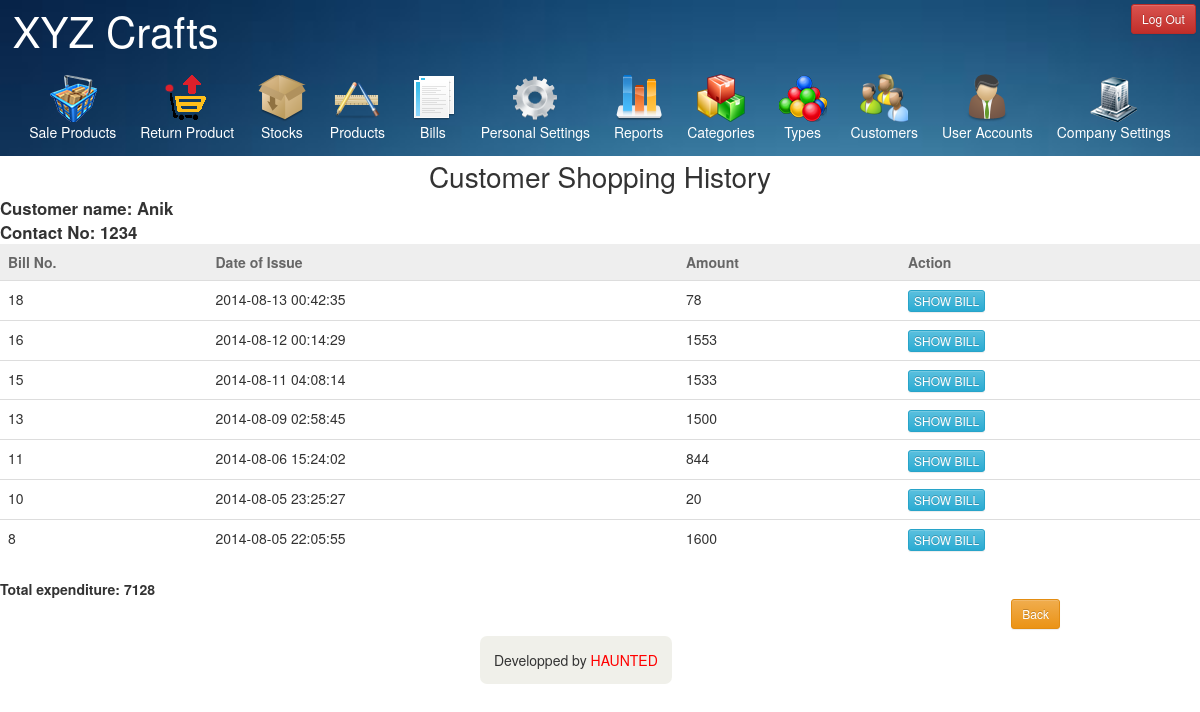
The app's page /showCustomer.php?x=7 (signed in) with its own data.
### tables this page shows
CREATE TABLE IF NOT EXISTS `company` (
  `company_id` int(11) NOT NULL AUTO_INCREMENT,
  `company_name` varchar(50) NOT NULL,
  `company_logo` varchar(100) DEFAULT NULL,
  PRIMARY KEY (`company_id`)
);

CREATE TABLE IF NOT EXISTS `customers` (
  `customer_id` int(11) NOT NULL AUTO_INCREMENT,
  `customer_name` varchar(50) NOT NULL,
  `customer_contact` varchar(15) NOT NULL,
  PRIMARY KEY (`customer_id`)
);

CREATE TABLE IF NOT EXISTS `invoices` (
  `invoice_id` int(11) NOT NULL AUTO_INCREMENT,
  `selling_date` datetime NOT NULL,
  `customer_id` int(11) NOT NULL,
  `employee_no` varchar(15) DEFAULT NULL,
  `amount` double NOT NULL,
  `discount` double NOT NULL,
  `vat` double NOT NULL,
  `cash_given` double NOT NULL,
  `cash_back` double NOT NULL,
  PRIMARY KEY (`invoice_id`)
);

### showCustomer.php (the view, shortened to what this page needs)
<?php
	require 'mask.php';
	if(isset($_GET['x'])){
		$customerId=$_GET['x'];
		$sql="SELECT customer_name,customer_contact FROM customers WHERE customer_id='$customerId'";
		$result=mysql_query($sql);
		$row=mysql_fetch_array($result);
		$customerName=$row['customer_name'];
		$customerContact=$row['customer_contact'];
		$sql="SELECT * FROM invoices WHERE customer_id='$customerId' ORDER BY selling_date DESC";
		$result=mysql_query($sql);
		if(mysql_num_rows($result)){
			echo "
			<div id='tableTitleDiv'>
			Customer Shopping History
			</div>
			";
			echo "
			<div id='customerInfoDiv'>
			Customer name: $customerName<br>
			Contact No: $customerContact<br>
			</div>
			";
			echo "
			<table class='table table-responsive sortable'>
				<thead>
					<tr>
						<td>Bill No.</td>
						<td>Date of Issue</td>
						<td>Amount</td>
						<td>Action</td>
					</tr>
				</thead>
				<tbody>
			";
			$sum=0;
			while($row=mysql_fetch_array($result)){
				$invoiceId=$row['invoice_id'];
				$sellingDate=$row['selling_date'];
				$amount=$row['cash_given']-$row['cash_back'];
				$sum+=$amount;
				echo"
					<tr>
						<td>$invoiceId</td>
						<td>$sellingDate</td>
						<td>$amount</td>
						<td><input type='button' onClick='OpenInNewTab($invoiceId);' class='btn btn-info btn-xs' value='SHOW BILL'></td>
					<tr>
				";
			}
			echo "
				</tbody>
			</table>
			<div id='customerTotalText'>
			Total expenditure: $sum
			</div>
			";
		}else{
			echo "No bills issued yet.";
		}
	}
?>
<!DOCTYPE html>
<html>
<head>
</head>
<body>
	<div id="tableButtons">
		<a href="javascript:history.back()" class="btn btn-warning btn-sm">Back</a>
	</div>
</body>
</html>

### mask.php (shortened to what this page needs)
<?php
  function showTitle(){
    $sql="SELECT company_name FROM company";
    $result=mysql_query($sql);
    $row=mysql_fetch_array($result);
    $companyName=$row['company_name'];
    echo $companyName;
  }
  function showLogOutButton(){
    if(isset($_SESSION['id'])){
      echo '<input type="button" class="btn btn-sm btn-danger" role="button" id="signOutButton" value="Log Out" onClick="logOut();" /></p>';
    }
  }
?>
<!DOCTYPE html>
<html>
<head>
  <link rel="stylesheet" type="text/css" href="apiFiles/bootstrap.css">
  <link rel="stylesheet" type="text/css" href="apiFiles/bootstrap-theme.css">
  <link rel="stylesheet" type="text/css" href="css/pageStyle.css">
</head>
<body>
  <div id="header">
    <a href="panel.php" id="titleText"><?php showTitle(); ?></a>
    <div id="logOutDiv"><?php showLogOutButton(); ?></div>
  <div id="ribonBar">
  <div id="ribons">
    <a href="sale.php">
      <img src="images/sale.png">
      <div>Sale Products</div>
    </a>
    <a href="returnProduct.php">
      <img src="images/returnProduct.png">
      <div>Return Product</div>
    </a>
    <a href="stocks.php">
      <img src="images/stocks.png">
      <div>Stocks</div>
    </a>
    <a href="products.php">
      <img src="images/products.png">
      <div>Products</div>
    </a>
    <a href="bill.php">
      <img src="images/bills.png">
      <div>Bills</div>
    </a>
    <a href="accountSettings.php">
      <img src="images/accountSettings.png">
      <div>Personal Settings</div>
    </a>
    <?php
      if(isset($_SESSION['id'])){
        $id=$_SESSION['id'];
        $sql="SELECT is_admin FROM accounts WHERE account_id='$id'";
        $result=mysql_query($sql);
        $row=mysql_fetch_array($result);
        if($row['is_admin']==='1'){
          echo'
    <a href="reports.php">
      <img src="images/reports.png">
      <div>Reports</div>
    </a>
    <a href="categories.php" id="categories">
      <img src="images/categories.png">
      <div>Categories</div>
    </a>
    <a href="types.php">
      <img src="images/types.png">
      <div>Types</div>
    </a>
    <a href="customers.php">
      <img src="images/customers.png">
      <div>Customers</div>
    </a>
    <a href="employees.php">
      <img src="images/employees.png">
      <div>User Accounts</div>
    </a>
    <a href="companySettings.php">
      <img src="images/company.png">
      <div>Company Settings</div>
    </a>
          ';
        }else if($row['is_admin']==='2'){
          echo'
    <a href="reports.php">
      <img src="images/reports.png">
      <div>Reports</div>
    </a>
    <a href="categories.php" id="categories">
      <img src="images/categories.png">
      <div>Categories</div>
    </a>
    <a href="types.php">
      <img src="images/types.png">
      <div>Types</div>
    </a>
    <a href="customers.php">
      <img src="images/customers.png">
      <div>Customers</div>
    </a>
    <a href="employees.php">
      <img src="images/employees.png">
      <div>User Accounts</div>
    </a>
          ';
        }else if($row['is_admin']==='3'){
          echo'
    <a href="reports.php">
      <img src="images/reports.png">
      <div>Reports</div>
    </a>
    <a href="categories.php" id="categories">
      <img src="images/categories.png">
      <div>Categories</div>
    </a>
    <a href="types.php">
      <img src="images/types.png">
      <div>Types</div>
    </a>
    <a href="customers.php">
      <img src="images/customers.png">
      <div>Customers</div>
    </a>
          ';
        }
      }
    ?>
  </div>
  </div>
  </div>
  <div id="footerDiv">
    Developped by <span id="footerSpan">HAUNTED</span>
  </div>
</body>
</html>

### css/pageStyle.css (style rules this page uses)
table.sortable thead { background-color:#eee; color:#666666; font-weight: bold; cursor: default; }
#header { width: 100%; height: auto; background-image: url('../images/blueBack2.JPG'); background-size: 100%; }
#titleText { text-decoration: none; color: white; font-size: 3em; padding: 0.3em; }
#logOutDiv { float: right; padding: 0.3em; }
#ribons { text-align:center; }
#ribons a { margin:0px 10px; display:inline-block; text-decoration:none; color:white; }
#ribonBar { padding: 1em; }
#tableTitleDiv { font-size: 2em; text-align: center; }
#tableButtons { float: right; margin-right: 10em; }
#customerInfoDiv { font-size: 1.2em; font-weight: bold; }
#customerTotalText { font-size: 1em; font-weight: bold; }
#footerDiv { position: fixed; z-index: -10; margin:40% 0 0 40%; background-color: rgba(180,180,150,0.2); padding: 1em; border-radius: 0.5em; }
#footerSpan { color: red; }

### records on screen
company: company_name "XYZ Crafts"
customers: customer_name "Anik", customer_contact "1234"
invoices: invoice_id "18", selling_date "2014-08-13 00:42:35", amount "78"
invoices: invoice_id "16", selling_date "2014-08-12 00:14:29", amount "1553"
invoices: invoice_id "15", selling_date "2014-08-11 04:08:14", amount "1533"
invoices: invoice_id "13", selling_date "2014-08-09 02:58:45", cash_given "1500"
invoices: invoice_id "11", selling_date "2014-08-06 15:24:02", cash_given "844"
invoices: invoice_id "10", selling_date "2014-08-05 23:25:27", cash_given "20"
invoices: invoice_id "8", selling_date "2014-08-05 22:05:55", cash_given "1600"

### other values on screen
$sum "7128"
